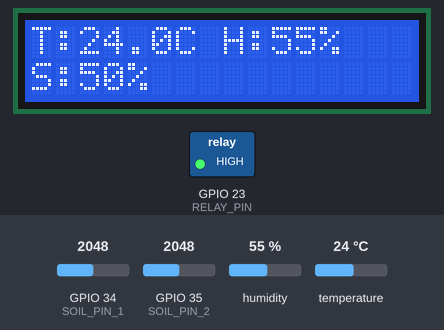
Bench run of a sketch on a simulated ESP32. Shown: 16×2 character LCD, switched loads named in the sketch (green lamp = pin HIGH). The inputs (shaded band) are chosen by the test bench; at power-on: GPIO 34 (SOIL_PIN_1) = 2048, humidity 55 %, GPIO 35 (SOIL_PIN_2) = 2048, temperature 24 °C. WiFi joins after 1.5 s; servers stay silent unless stated; what the sketch prints to the serial monitor is not drawn.

Above: at 3.0 s.
3.1 s: GPIO 34 (SOIL_PIN_1) set to 1296
At 4.6 s:
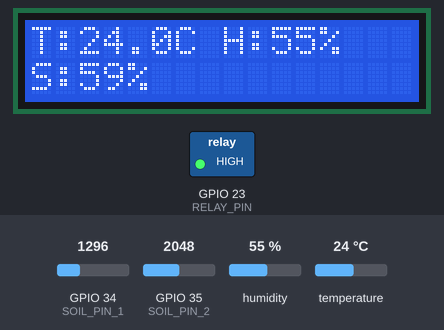
5.5 s: GPIO 34 (SOIL_PIN_1) set to 1238
At 6.4 s:
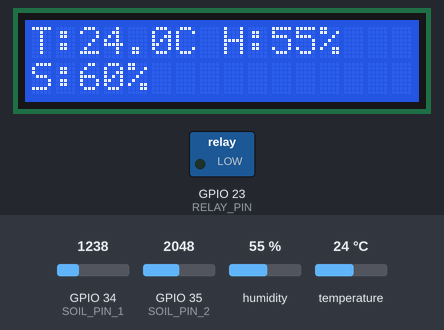
7.5 s: humidity set to 22 %
At 10.7 s:
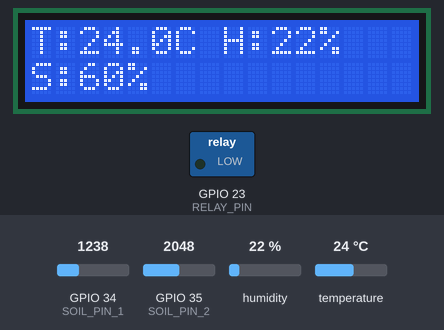
11.5 s: GPIO 35 (SOIL_PIN_2) set to 1960
At 13.2 s:
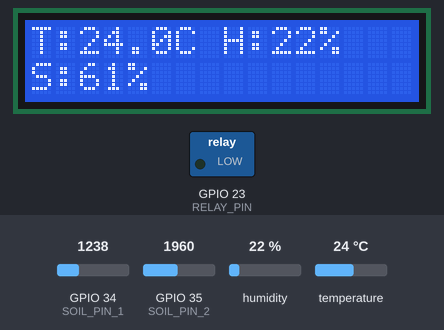
13.5 s: temperature set to 12 °C
At 15.0 s:
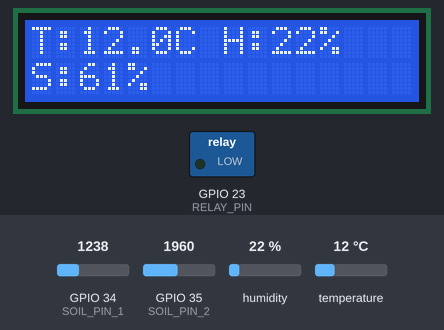
15.5 s: GPIO 35 (SOIL_PIN_2) set to 2040
At 16.4 s:
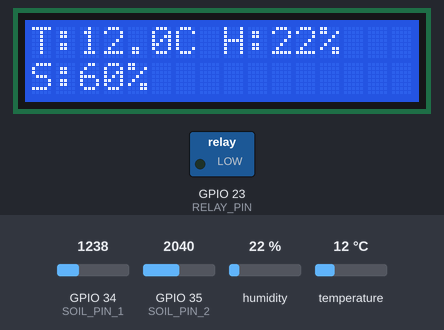
Timing chart, 0 to 18.5 s (numbered marks = the images above; inputs shaded):
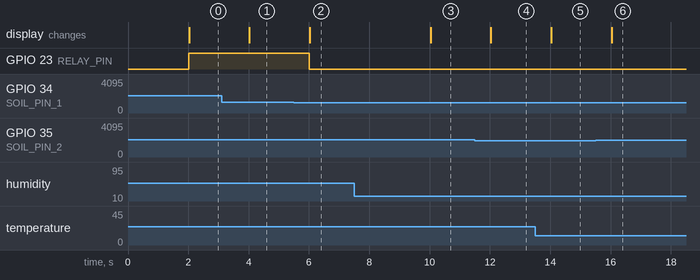

The sketch:

IoT.ino
```cpp
#define BLYNK_TEMPLATE_ID "TMPL3ZF60qICP"
#define BLYNK_TEMPLATE_NAME "IOT"
#define BLYNK_AUTH_TOKEN "sPANDQ1N3B7LUzON2CFZlntPFjczIJj6"

#include <WiFi.h>
#include <BlynkSimpleEsp32.h>
#include <DHT.h>
#include <LiquidCrystal_I2C.h>

// WiFi credentials
char ssid[] = "levi";
char pass[] = "744912";

// Sensor and relay pins
#define DHTPIN 4
#define DHTTYPE DHT22
#define SOIL_PIN_1 34
#define SOIL_PIN_2 35
#define RELAY_PIN 23

// Blynk virtual pins
#define VPIN_TEMP V0
#define VPIN_HUM  V1
#define VPIN_AVG  V2
#define VPIN_SW   V3

DHT dht(DHTPIN, DHTTYPE);
LiquidCrystal_I2C lcd(0x27, 16, 2);  // I2C address 0x27, 16x2 LCD

float temperature = 0;
float humidity = 0;
int soil1 = 0;
int soil2 = 0;

// Blynk switch handler
BLYNK_WRITE(VPIN_SW) {
  int switchState = param.asInt();
  digitalWrite(RELAY_PIN, switchState);
}

void setup() {
  Serial.begin(115200);

  pinMode(RELAY_PIN, OUTPUT);
  digitalWrite(RELAY_PIN, LOW); // Motor off initially

  dht.begin();
  lcd.init();
  lcd.backlight();

  Blynk.begin(BLYNK_AUTH_TOKEN, ssid, pass);
}

void loop() {
  Blynk.run();
  static unsigned long lastUpdate = 0;
  if (millis() - lastUpdate > 2000) {
    lastUpdate = millis();
    updateSensors();
  }
}
void updateSensors() {
  temperature = dht.readTemperature();
  humidity = dht.readHumidity();
  soil1 = analogRead(SOIL_PIN_1);
  soil2 = analogRead(SOIL_PIN_2);

  int moist1 = map(soil1, 0, 4095, 100, 0);
  int moist2 = map(soil2, 0, 4095, 100, 0);
  int avgSoil = (moist1 + moist2) / 2;
  float avgTH = (temperature + humidity) / 2.0;

  // Pump control
  if (avgSoil < 60) {
    digitalWrite(RELAY_PIN, HIGH);
  } else {
    digitalWrite(RELAY_PIN, LOW);
  }

  // Blynk updates
  Blynk.virtualWrite(VPIN_TEMP, temperature);
  Blynk.virtualWrite(VPIN_HUM, humidity);
  Blynk.virtualWrite(VPIN_AVG, avgTH);
  // Optional: Blynk.virtualWrite(V4, avgSoil); // Add VPIN_SOIL if needed

  // LCD Display
  lcd.clear();
  lcd.setCursor(0, 0);
  lcd.print("T:");
  lcd.print(isnan(temperature) ? "NaN" : String(temperature, 1));
  lcd.print("C H:");
  lcd.print(isnan(humidity) ? "NaN" : String(humidity, 0));
  lcd.print("%");

  lcd.setCursor(0, 1);
  lcd.print("S:");
  lcd.print(avgSoil);
  lcd.print("%");

  // Serial debug
  Serial.print("Temp: "); Serial.print(temperature);
  Serial.print(" | Hum: "); Serial.print(humidity);
  Serial.print(" | Moist1: "); Serial.print(moist1);
  Serial.print(" | Moist2: "); Serial.print(moist2);
  Serial.print(" | AvgSoil: "); Serial.println(avgSoil);
}
```

Measured:
- the behaviour switches between 1270 and 1269 on GPIO 34 (SOIL_PIN_1) (found by bisection; images 1 and 2)
- after the input at 3.1 s, the display: changes after 0.93 s (image 1)
- after the input at 5.5 s, GPIO 23 (RELAY_PIN): HIGH → LOW after 0.51 s; the display: changes after 0.53 s (image 2)
- after the input at 7.5 s, the display: changes after 2.5 s (image 3)
- after the input at 11.5 s, the display: changes after 0.53 s (image 4)
- after the input at 13.5 s, the display: changes after 0.54 s (image 5)
- after the input at 15.5 s, the display: changes after 0.53 s (image 6)
